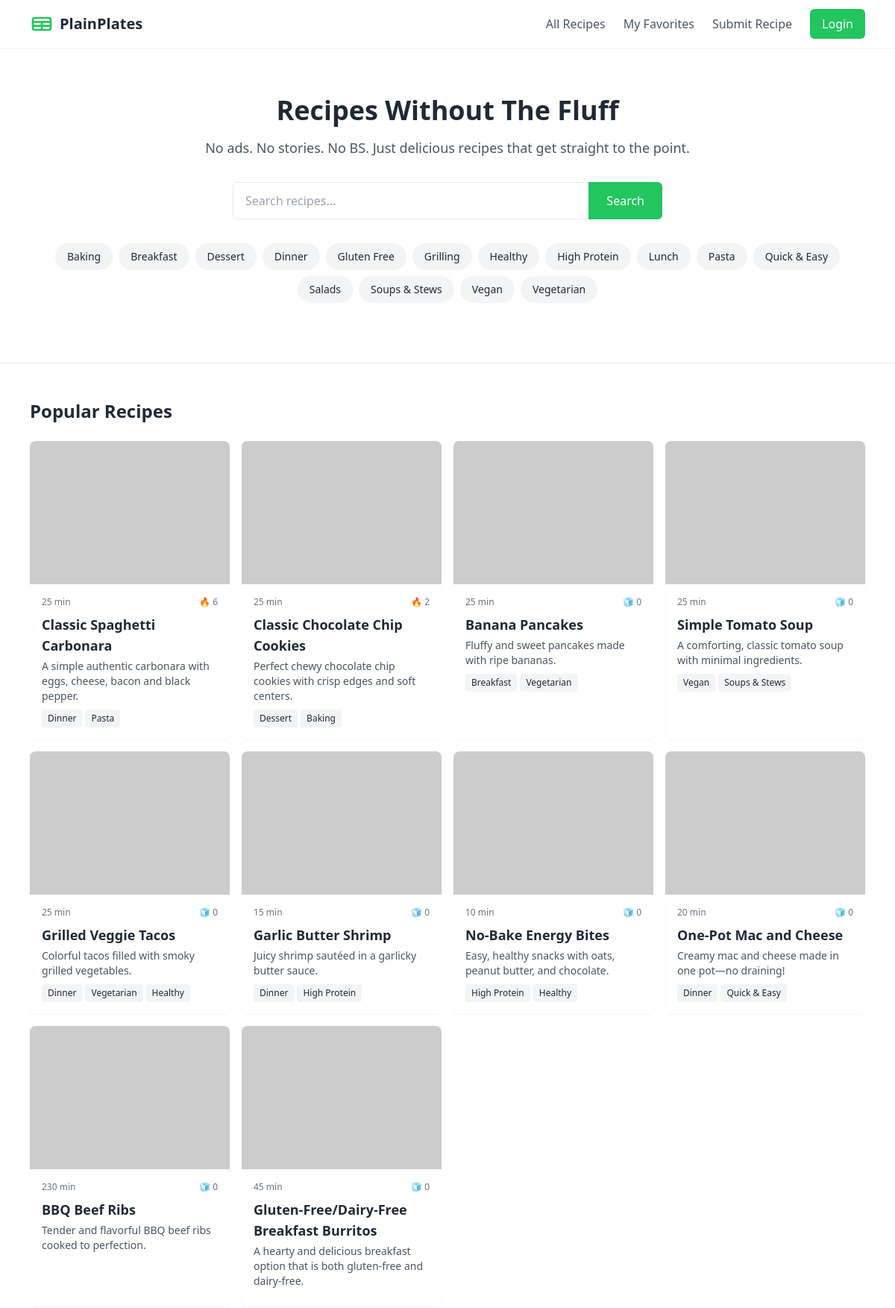
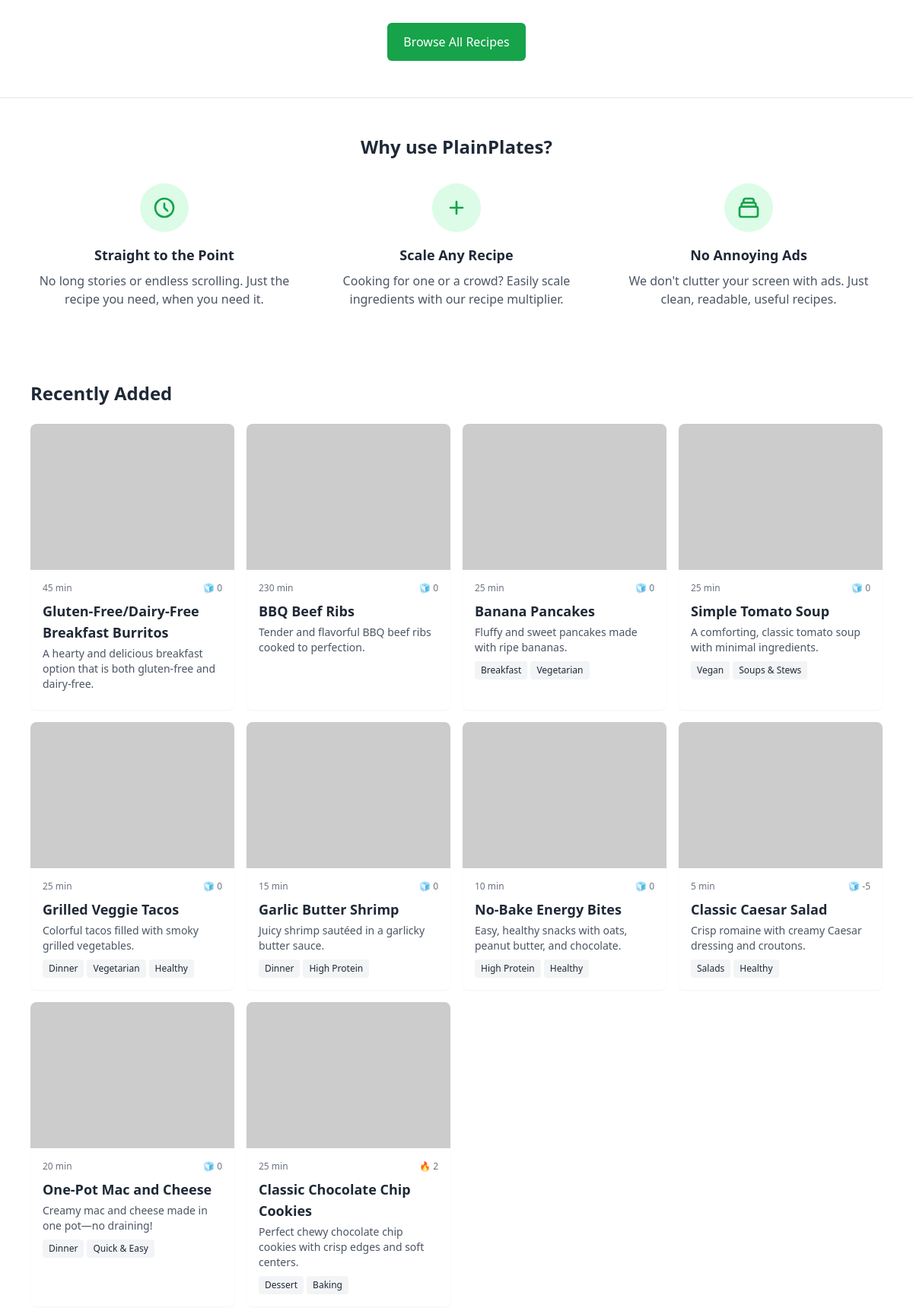
The page / (upper part) on the database its author committed (2 pictures, top to bottom).
### tables this page shows
CREATE TABLE categories (
    id INTEGER PRIMARY KEY AUTOINCREMENT,
    name TEXT NOT NULL,
    slug TEXT UNIQUE NOT NULL,
    description TEXT
);

CREATE TABLE recipes (
    id INTEGER PRIMARY KEY AUTOINCREMENT,
    title TEXT NOT NULL,
    slug TEXT UNIQUE NOT NULL,
    description TEXT NOT NULL,
    ingredients TEXT NOT NULL,
    instructions TEXT NOT NULL,
    notes TEXT,
    prep_time INTEGER NOT NULL,
    cook_time INTEGER NOT NULL,
    servings INTEGER NOT NULL DEFAULT 4,
    created_at TIMESTAMP NOT NULL DEFAULT CURRENT_TIMESTAMP,
    updated_at TIMESTAMP NOT NULL DEFAULT CURRENT_TIMESTAMP,
    user_id INTEGER,
    FOREIGN KEY (user_id) REFERENCES users (id)
);

### main.py (the view)
@app.get("/", response_class=HTMLResponse)
async def read_root(request: Request):
    categories = get_categories()
    recipes_popular = get_recipes_popular()
    recipes_new = get_recipes_new()
    return templates.TemplateResponse("index.html", {
        "request": request,
        "categories": categories,
        "recipes_popular": recipes_popular,
        "recipes_new": recipes_new,
    })

### templates/index.html (shortened to what this page needs)
{% extends "base.html" %}
{% block content %}
<section class="bg-white border-b">
    <div class="max-w-6xl mx-auto px-4 py-12 md:py-16">
        <div class="text-center">
            <h1 class="text-3xl md:text-4xl font-bold mb-4">Recipes Without The Fluff</h1>
            <p class="text-lg text-gray-600 mb-8 max-w-2xl mx-auto">No ads. No stories. No BS. Just delicious recipes that get straight to the point.</p>
            <div class="max-w-xl mx-auto mb-8">
                <form action="/recipes" method="get" class="flex">
                    <input type="text" name="q" placeholder="Search recipes..." class="flex-grow px-4 py-3 rounded-l-md border-t border-b border-l focus:outline-none focus:ring-2 focus:ring-primary-500">
                    <button type="submit" class="bg-primary-500 text-white px-6 py-3 rounded-r-md hover:bg-primary-600 focus:outline-none focus:ring-2 focus:ring-primary-500">
                        Search
                    </button>
                </form>
            </div>
            <div class="flex flex-wrap justify-center gap-2 mb-4">
                {% for category in categories %}
                <a href="/recipes?category={{ category.slug }}{% if q %}&q={{ q }}{% endif %}" class="bg-gray-100 hover:bg-gray-200 text-gray-800 px-4 py-2 rounded-full text-sm">
                    {{ category.name }}
                </a>
                {% endfor %}
            </div>
        </div>
    </div>
</section>
<section class="py-12">
    <div class="max-w-6xl mx-auto px-4">
        <h2 class="text-2xl font-bold mb-6">Popular Recipes</h2>
        <div class="grid grid-cols-1 md:grid-cols-2 lg:grid-cols-4 gap-4">
            {% for recipe in recipes_popular %}
                {% include "components/recipe_card.html" %}
            {% endfor %}
        </div>
        <div class="text-center mt-8">
            <a href="/recipes" class="inline-flex items-center justify-center px-5 py-3 border border-transparent text-base font-medium rounded-md text-white bg-primary-600 hover:bg-primary-700">
                Browse All Recipes
            </a>
        </div>
    </div>
</section>
<section class="bg-white py-12 border-t">
    <div class="max-w-6xl mx-auto px-4">
        <h2 class="text-2xl font-bold mb-8 text-center">Why use PlainPlates?</h2>
        <div class="grid grid-cols-1 md:grid-cols-3 gap-8">
            <div class="text-center">
                <div class="bg-primary-100 rounded-full h-16 w-16 flex items-center justify-center mx-auto mb-4">
                    <svg class="h-8 w-8 text-primary-600" fill="none" viewBox="0 0 24 24" stroke="currentColor">
                        <path stroke-linecap="round" stroke-linejoin="round" stroke-width="2" d="M12 8v4l3 3m6-3a9 9 0 11-18 0 9 9 0 0118 0z" />
                    </svg>
                </div>
                <h3 class="font-bold text-lg mb-2">Straight to the Point</h3>
                <p class="text-gray-600">No long stories or endless scrolling. Just the recipe you need, when you need it.</p>
            </div>
            <div class="text-center">
                <div class="bg-primary-100 rounded-full h-16 w-16 flex items-center justify-center mx-auto mb-4">
                    <svg class="h-8 w-8 text-primary-600" fill="none" viewBox="0 0 24 24" stroke="currentColor">
                        <path stroke-linecap="round" stroke-linejoin="round" stroke-width="2" d="M12 6v6m0 0v6m0-6h6m-6 0H6" />
                    </svg>
                </div>
                <h3 class="font-bold text-lg mb-2">Scale Any Recipe</h3>
                <p class="text-gray-600">Cooking for one or a crowd? Easily scale ingredients with our recipe multiplier.</p>
            </div>
            <div class="text-center">
                <div class="bg-primary-100 rounded-full h-16 w-16 flex items-center justify-center mx-auto mb-4">
                </div>
                <h3 class="font-bold text-lg mb-2">No Annoying Ads</h3>
                <p class="text-gray-600">We don't clutter your screen with ads. Just clean, readable, useful recipes.</p>
            </div>
        </div>
    </div>
</section>
<section class="py-12">
    <div class="max-w-6xl mx-auto px-4">
        <h2 class="text-2xl font-bold mb-6">Recently Added</h2>
        <div class="grid grid-cols-1 md:grid-cols-2 lg:grid-cols-4 gap-4">
            {% for recipe in recipes_new %}
                {% include "components/recipe_card.html" %}
            {% endfor %}
        </div>
    </div>
</section>
{% endblock %}

### templates/components/recipe_card.html
<a href="/recipes/{{ recipe.slug }}" class="bg-white rounded-lg overflow-hidden shadow-sm hover:shadow-md transition-shadow">
    <div class="h-48 overflow-hidden">
        <img src="/static/images/recipes{{ recipe.slug }}.jpg" onerror="this.onerror=null;this.src='https://placehold.co/400x300?text=Image Coming Soon';" alt="{{ recipe.title }}" class="w-full h-full object-cover">
    </div>
    <div class="p-4">
        <div class="flex justify-between items-center mb-2">
            <span class="text-xs text-gray-500">{{ recipe.prep_time + recipe.cook_time }} min</span>
            <span class="flex items-center text-xs text-gray-500">
                {% if recipe.score > 0 %} 🔥 {% else %} 🧊 {% endif %}{{ recipe.score }}
            </span>
        </div>
        <h3 class="font-bold text-lg mb-1">{{ recipe.title }}</h3>
        <p class="text-gray-600 text-sm mb-2">{{ recipe.description }}</p>
        <div class="flex flex-wrap gap-1">
            {% for tag in recipe.tags %}
            <span class="bg-gray-100 text-gray-800 text-xs px-2 py-1 rounded">{{ tag }}</span>
            {% endfor %}
        </div>
    </div>
</a>

### rows shown on the page
categories: name "Baking"
categories: name "Breakfast"
categories: name "Dessert"
categories: name "Dinner"
categories: name "Gluten Free"
categories: name "Grilling"
categories: name "Healthy"
categories: name "High Protein"
categories: name "Lunch"
categories: name "Pasta"
categories: name "Quick & Easy"
categories: name "Salads"
categories: name "Soups & Stews"
categories: name "Vegan"
categories: name "Vegetarian"
recipes: recipe.prep_time+recipe.cook_time "25", score "6", title "Classic Spaghetti Carbonara", description "A simple authentic carbonara with eggs, cheese, bacon and black pepper."
recipes: recipe.prep_time+recipe.cook_time "25", score "2", title "Classic Chocolate Chip Cookies", description "Perfect chewy chocolate chip cookies with crisp edges and soft centers."
recipes: recipe.prep_time+recipe.cook_time "25", score "0", title "Banana Pancakes", description "Fluffy and sweet pancakes made with ripe bananas."
recipes: recipe.prep_time+recipe.cook_time "25", score "0", title "Simple Tomato Soup", description "A comforting, classic tomato soup with minimal ingredients."
recipes: recipe.prep_time+recipe.cook_time "25", score "0", title "Grilled Veggie Tacos", description "Colorful tacos filled with smoky grilled vegetables."
recipes: recipe.prep_time+recipe.cook_time "15", score "0", title "Garlic Butter Shrimp", description "Juicy shrimp sautéed in a garlicky butter sauce."
recipes: recipe.prep_time+recipe.cook_time "10", score "0", title "No-Bake Energy Bites", description "Easy, healthy snacks with oats, peanut butter, and chocolate."
recipes: recipe.prep_time+recipe.cook_time "20", score "0", title "One-Pot Mac and Cheese", description "Creamy mac and cheese made in one pot—no draining!"
recipes: recipe.prep_time+recipe.cook_time "230", score "0", title "BBQ Beef Ribs", description "Tender and flavorful BBQ beef ribs cooked to perfection."
recipes: recipe.prep_time+recipe.cook_time "45", score "0", title "Gluten-Free/Dairy-Free Breakfast Burritos", description "A hearty and delicious breakfast option that is both gluten-free and dairy-free."
recipes: recipe.prep_time+recipe.cook_time "5", score "-5", title "Classic Caesar Salad", description "Crisp romaine with creamy Caesar dressing and croutons."
